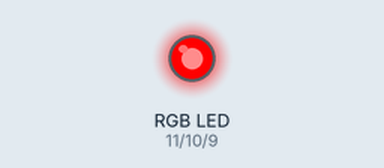
Simulated run of this sketch. Board: Arduino Uno, built with avr-gcc and run on an emulated ATmega328P. Shown: an RGB LED mixed from three pins (HIGH = lit).

Above: at 0.5 s.
At 1.5 s:
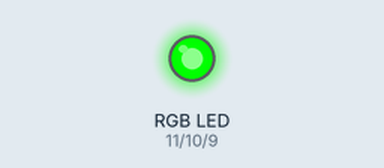
At 5.5 s:
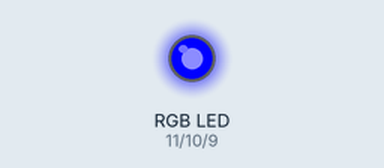
Timing chart, 0 to 6.9 s (numbered marks = the images above):
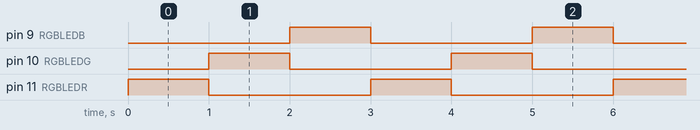

The sketch:

RGB_LED_1.ino
```cpp
int RGBLEDB = 9;
int RGBLEDG = 10;
int RGBLEDR = 11;
void setup() {
  pinMode(RGBLEDB, OUTPUT);
  pinMode(RGBLEDG, OUTPUT);
  pinMode(RGBLEDR, OUTPUT);

}
void loop() {
  digitalWrite(RGBLEDR, HIGH);
  delay(1000);
  digitalWrite(RGBLEDR, LOW);
  digitalWrite(RGBLEDG, HIGH);
  delay(1000);
  digitalWrite(RGBLEDG, LOW);
  digitalWrite(RGBLEDB, HIGH);
  delay(1000);
  digitalWrite(RGBLEDB, LOW);
}
```

Measured:
- by itself, pin 9 (RGBLEDB), pin 10 (RGBLEDG), pin 11 (RGBLEDR): alternates HIGH for 1.0 s and LOW for 2.0 s
- by itself, everything shown: repeats every 3.0 s, in 4 steps
